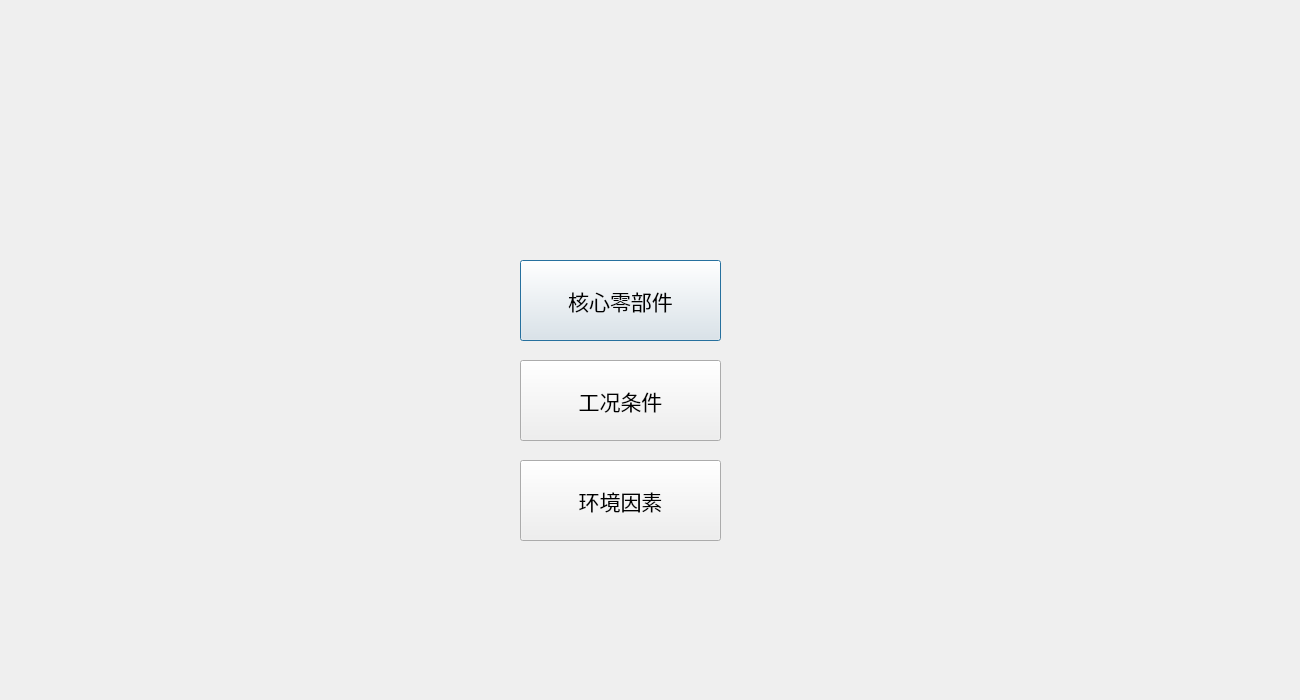
<?xml version="1.0" encoding="UTF-8"?>
<ui version="4.0">
 <class>ChooseDialog</class>
 <widget class="QDialog" name="ChooseDialog">
  <property name="geometry">
   <rect>
    <x>0</x>
    <y>0</y>
    <width>1300</width>
    <height>700</height>
   </rect>
  </property>
  <property name="windowTitle">
   <string>Dialog</string>
  </property>
  <property name="windowOpacity">
   <double>1.000000000000000</double>
  </property>
  <widget class="QPushButton" name="CorePartsBtn">
   <property name="geometry">
    <rect>
     <x>520</x>
     <y>260</y>
     <width>201</width>
     <height>81</height>
    </rect>
   </property>
   <property name="font">
    <font>
     <family>宋体</family>
     <pointsize>16</pointsize>
    </font>
   </property>
   <property name="text">
    <string>核心零部件</string>
   </property>
   <property name="iconSize">
    <size>
     <width>45</width>
     <height>45</height>
    </size>
   </property>
  </widget>
  <widget class="QPushButton" name="ConditionBtn">
   <property name="geometry">
    <rect>
     <x>520</x>
     <y>360</y>
     <width>201</width>
     <height>81</height>
    </rect>
   </property>
   <property name="font">
    <font>
     <family>宋体</family>
     <pointsize>16</pointsize>
    </font>
   </property>
   <property name="text">
    <string>工况条件</string>
   </property>
   <property name="iconSize">
    <size>
     <width>45</width>
     <height>45</height>
    </size>
   </property>
  </widget>
  <widget class="QPushButton" name="EnvironmentBtn">
   <property name="geometry">
    <rect>
     <x>520</x>
     <y>460</y>
     <width>201</width>
     <height>81</height>
    </rect>
   </property>
   <property name="font">
    <font>
     <family>宋体</family>
     <pointsize>16</pointsize>
    </font>
   </property>
   <property name="text">
    <string>环境因素</string>
   </property>
   <property name="iconSize">
    <size>
     <width>45</width>
     <height>45</height>
    </size>
   </property>
  </widget>
 </widget>
 <resources/>
 <connections/>
</ui>
